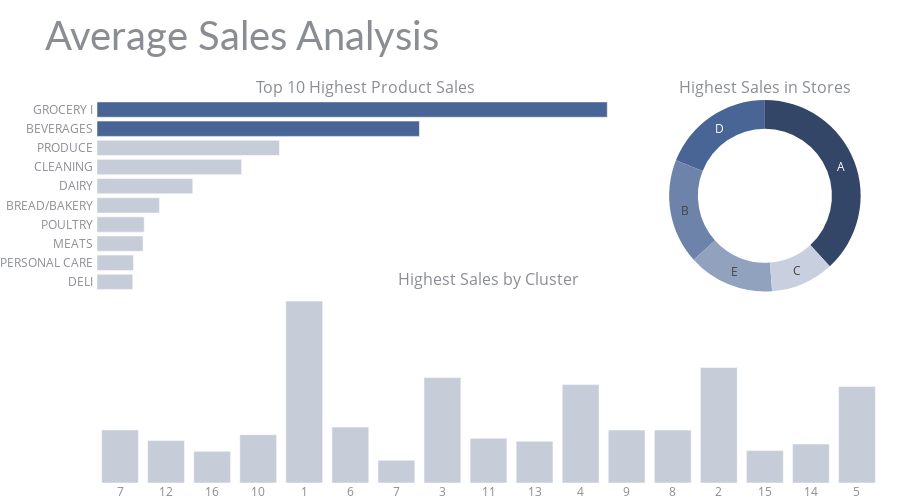

The notebook cell this image was saved under:
### Markdown cell above
## Average Sale Analysis

### Code cell
# data
store_type_sales = df_train.groupby('store_type')['sales'].mean().reset_index().sort_values(by='sales', ascending=False)
family_sales = df_train.groupby('family')['sales'].mean().reset_index().sort_values(by='sales', ascending=False)[:10]
cluster_sales = df_train.groupby('cluster')['sales'].mean().reset_index().sort_values(by='sales', ascending=False)

# chart color
family_sales['color'] = '#496595'
family_sales['color'].iloc[2:] = '#c6ccd8' 
cluster_sales['color'] = '#c6ccd8'

# visualization
fig = make_subplots(rows=2 , cols=2,
                    specs=[[{"type":"bar"}, {"type":"pie"}],
                           [{"colspan": 2},None]],
                    column_widths=[0.7, 0.3], vertical_spacing=0, horizontal_spacing=0.02,
                    subplot_titles=("Top 10 Highest Product Sales","Highest Sales in Stores","Highest Sales by Cluster"))
# family sales
fig.add_trace(go.Bar(x=family_sales['sales'], y=family_sales['family'], marker=dict(color= family_sales['color']),
                     name='Family', orientation='h'), 
                     row=1, col=1)
# store type sales
fig.add_trace(go.Pie(values=store_type_sales['sales'], labels=store_type_sales['store_type'], name='Store type',
                     marker=dict(colors=['#334668','#496595','#6D83AA','#91A2BF','#C8D0DF']), hole=0.7,
                     hoverinfo='label+percent+value', textinfo='label'), 
                    row=1, col=2)
#cluster_sales
fig.add_trace(go.Bar(x=cluster_sales['cluster'], y=cluster_sales['sales'], 
                     marker=dict(color= cluster_sales['color']), name='Cluster'), 
                     row=2, col=1)
# styling
fig.update_yaxes(showgrid=False, ticksuffix=' ', categoryorder='total ascending', row=1, col=1)
fig.update_xaxes(visible=False, row=1, col=1)
fig.update_xaxes(tickmode = 'array', tickvals=cluster_sales.cluster, ticktext=[i for i in range(1,17)], row=2, col=1)
fig.update_yaxes(visible=False, row=2, col=1)
fig.update_layout(height=500, bargap=0.2,
                  margin=dict(b=0,r=20,l=20), xaxis=dict(tickmode='linear'),
                  title_text="Average Sales Analysis",
                  template="plotly_white",
                  title_font=dict(size=40, color='#8a8d93', family="Lato, sans-serif"),
                  font=dict(color='#8a8d93'), 
                  hoverlabel=dict(bgcolor="#f2f2f2", font_size=25, font_family="Lato, sans-serif"),
                  showlegend=False)
fig.show()

### Figure 1 — Plotly figure (JSON) as saved in the notebook; plotly's stock layout.template omitted (floating-point values rounded to 4 significant figures)
{"data": [{"marker": {"color": ["#496595", "#496595", "#c6ccd8", "#c6ccd8", "#c6ccd8", "#c6ccd8", "#c6ccd8", "#c6ccd8", "#c6ccd8", "#c6ccd8"]}, "name": "Family", "orientation": "h", "type": "bar", "x": [3790.0, 2395.0, 1355.0, 1074.0, 711.2, 464.2, 351.1, 342.0, 271.2, 265.6], "xaxis": "x", "y": ["GROCERY I", "BEVERAGES", "PRODUCE", "CLEANING", "DAIRY", "BREAD/BAKERY", "POULTRY", "MEATS", "PERSONAL CARE", "DELI"], "yaxis": "y"}, {"domain": {"x": [0.706, 1], "y": [0.5, 1]}, "hole": 0.7, "hoverinfo": "label+percent+value", "labels": ["A", "D", "B", "E", "C"], "marker": {"colors": ["#334668", "#496595", "#6D83AA", "#91A2BF", "#C8D0DF"]}, "name": "Store type", "textinfo": "label", "type": "pie", "values": [708.4, 352.1, 328.3, 270.3, 197.8]}, {"marker": {"color": ["#c6ccd8", "#c6ccd8", "#c6ccd8", "#c6ccd8", "#c6ccd8", "#c6ccd8", "#c6ccd8", "#c6ccd8", "#c6ccd8", "#c6ccd8", "#c6ccd8", "#c6ccd8", "#c6ccd8", "#c6ccd8", "#c6ccd8", "#c6ccd8", "#c6ccd8"]}, "name": "Cluster", "type": "bar", "x": [5, 14, 8, 11, 17, 6, 1, 13, 12, 4, 9, 2, 10, 16, 15, 3, 7], "xaxis": "x2", "y": [1120.0, 710.9, 649.0, 605.8, 594.1, 344.3, 327.0, 325.8, 325.6, 297.5, 275.7, 261.0, 257.0, 239.6, 199.4, 194.9, 139.8], "yaxis": "y2"}], "layout": {"annotations": [{"font": {"size": 16}, "showarrow": false, "text": "Top 10 Highest Product Sales", "x": 0.343, "xanchor": "center", "xref": "paper", "y": 1, "yanchor": "bottom", "yref": "paper"}, {"font": {"size": 16}, "showarrow": false, "text": "Highest Sales in Stores", "x": 0.853, "xanchor": "center", "xref": "paper", "y": 1, "yanchor": "bottom", "yref": "paper"}, {"font": {"size": 16}, "showarrow": false, "text": "Highest Sales by Cluster", "x": 0.5, "xanchor": "center", "xref": "paper", "y": 0.5, "yanchor": "bottom", "yref": "paper"}], "bargap": 0.2, "font": {"color": "#8a8d93"}, "height": 500, "hoverlabel": {"bgcolor": "#f2f2f2", "font": {"family": "Lato, sans-serif", "size": 25}}, "margin": {"b": 0, "l": 20, "r": 20}, "showlegend": false, "title": {"font": {"color": "#8a8d93", "family": "Lato, sans-serif", "size": 40}, "text": "Average Sales Analysis"}, "xaxis": {"anchor": "y", "domain": [0, 0.686], "tickmode": "linear", "visible": false}, "xaxis2": {"anchor": "y2", "domain": [0, 1], "tickmode": "array", "ticktext": [1, 2, 3, 4, 5, 6, 7, 8, 9, 10, 11, 12, 13, 14, 15, 16], "tickvals": [5, 14, 8, 11, 17, 6, 1, 13, 12, 4, 9, 2, 10, 16, 15, 3, 7]}, "yaxis": {"anchor": "x", "categoryorder": "total ascending", "domain": [0.5, 1], "showgrid": false, "ticksuffix": " "}, "yaxis2": {"anchor": "x2", "domain": [0, 0.5], "visible": false}}}
